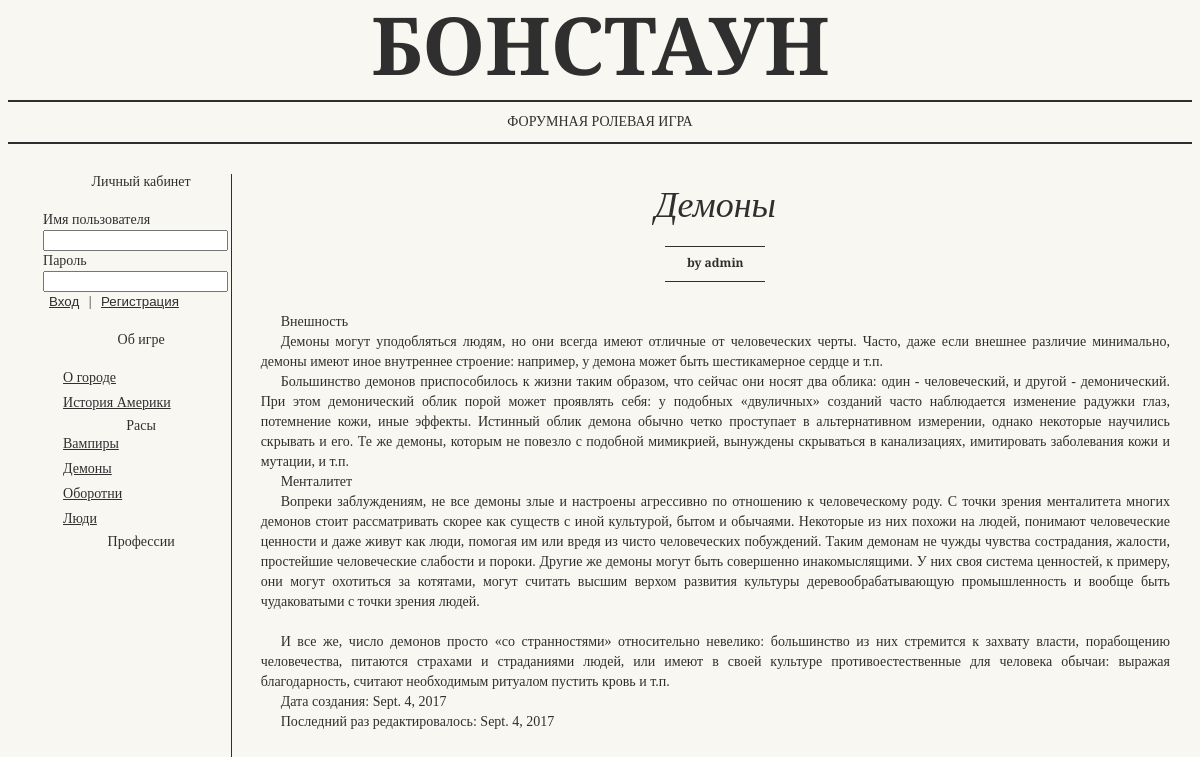
The page /articles/4 on the database its author committed.
### bonssite/models.py (models this page shows, shortened)
class Section(models.Model):
    title = models.CharField(max_length=200);
    def get_section_articles(self):
        return Article.objects.filter(section=self.id);

class Article(models.Model):
    title = models.CharField(max_length=200);
    description = models.TextField();
    content = HTMLField();
    author = models.ForeignKey(User);
    section = models.ForeignKey(Section);
    creationDate = models.DateField();
    lastEditDate = models.DateField();

### bonssite/views.py (the view)
# urls.py: url(r'^articles/(?P<article_id>[0-9]+)/?$', views.article, name='article'),
def article(request, article_id):
    article = get_object_or_404(Article, id=article_id);
    context = {
        'sections': sections,
        'article' : article,
        'user': auth.get_user(request)
    }
    return render(request, "bonssite/article.html", context);

### bonssite/templates/bonssite/article.html (shortened to what this page needs)
{%  extends 'bonssite/common/top.html' %}
{% block content %}
    <div class="collumns">
        <div class="collumn size4">
            <div class="head">
                <span class="headline hl3">{{ article.title }}</span>
                <p><span class="headline hl4">by {{ article.author.username }}</span></p>
            </div>
            <p>{{ article.content|safe }}</p>
            <p>Дата создания: {{ article.creationDate }}</p>
            <p>Последний раз редактировалось: {{ article.creationDate }}</p>
        </div>
    </div>
{% endblock %}

### bonssite/templates/bonssite/common/top.html (shortened to what this page needs)
{% load staticfiles %}
<!DOCTYPE html>
<html>
   <head>
       <link href="{% static 'bonssite/common.css' %}" rel="stylesheet"/>
   </head>
   <body>
      <div class="head">
         <div class="headerobjectswrapper">
            <header>Бонстаун</header>
         </div>
         <div class="subhead">Форумная ролевая игра</div>
      </div>
      <div class="content">
            <div class="menu">
                <div id="user">
                    <p><span class="headline">Личный кабинет</span></p>
                    <p>
                    {% if user.is_authenticated %}
                        <a href="{% url 'logout' %}">Выйти ({{ user.username }})</a>
                    {% else %}
                         <form action="/login/" method="post">
                         <div>
                            <label for="username">Имя пользователя</label>
                            <input type="text" name="username" id="username" {% if username %}value="{{ username }}"{% endif %}/>
                         </div>
                        <div>
                            <label for="password">Пароль</label>
                            <input type="password" name="password" id="password" {% if password %}value="{{ password }}"{% endif %}/>
                        </div>
                         <div>
                            <input class="link" type="submit" name="action" value="Вход"/> |
                            <input class="link" type="submit" name="action" value="Регистрация"/>
                         </div>
                    </form>
                    {% endif %}
                    </p>
                </div>
                {% for section in sections %}
                    <p><span class="headline">{{ section.title }}</span></p>
                        {% for article in section.get_section_articles %}
                            <p class="small"><a href="{% url 'article' article.id %}"> {{ article.title }} </a></p>
                        {% endfor %}
                {% endfor %}
            </div>
          {% block content %}{% endblock %}
      </div>
   </body>
</html>

### bonssite/static/bonssite/common.css (style rules this page uses)
body { font-family: 'Droid Serif', serif; font-size: 14px; color: #2f2f2f; background-color: #f9f7f1; }
header { font-family: 'Playfair Display', serif; font-weight: 900; font-size: 80px; text-transform: uppercase; display: inline-block; line-height: 72px; margin-bottom: 20px; }
a, a:link, a:visited, input[type=submit].link, input[type=submit].link:focus { color: #2f2f2f; background-color: #f9f7f1; display: inline; border: none; text-decoration: underline; outline: none; }
p { margin-top: 0; margin-bottom: 20px; }
p.small { margin-top: 0; margin-bottom: 5px; }
.head { text-align: center; position: relative; }
.subhead { text-transform: uppercase; border-bottom: 2px solid #2f2f2f; border-top: 2px solid #2f2f2f; padding: 12px 0 12px 0; }
.content { font-size: 0; line-height: 0; word-spacing: -.31em; display: inline-block; margin: 30px 2% 0 2%; }
.collumns { display:inline-block; width: 80%; padding-left: 20px; }
.collumn, .menu { font-size: 14px; line-height: 20px; width: 22.5%; display: inline-block; padding: 0 1% 0 1%; vertical-align: top; margin-bottom: 50px; transition: all .7s; }
.menu { border-right: 1px solid #2f2f2f; height: 100vh; width: 15.5%; }
.collumn.size4 { width: 100.0%; }
.collumn .headline, .menu .headline { text-align: center; line-height: normal; font-family: 'Playfair Display', serif; display: block; margin: 0 auto; }
.collumn .headline.hl3, .menu .headline.h13 { font-weight: 400; font-style: italic; font-size: 36px; box-sizing: border-box; padding: 10px 0 10px 0; }
.collumn .headline.hl4, .menu .headline.h14 { font-weight: 700; font-size: 12px; box-sizing: border-box; padding: 10px 0 10px 0; }
.collumn .headline.hl4:before, .menu .headline.h14:before { border-top: 1px solid #2f2f2f; content: ''; width: 100px; height: 7px; display: block; margin: 0 auto; }
.collumn .headline.hl4:after, .menu .headline.h14:after { border-bottom: 1px solid #2f2f2f; content: ''; width: 100px; height: 10px; display: block; margin: 0 auto; }
p + p, img + p, p + img { margin: 0; }
p { text-indent: 20px; text-align: justify; }
@media only all and (max-width: 1200px) { .collumn { width: 31%; } }

### rows shown on the page
Section: title "Об игре"
Article: title "О городе"
Article: title "История Америки"
Section: title "Расы"
Article: title "Вампиры"
Article: title "Демоны", author.username "admin", content "Внешность Демоны могут уподобляться людям, но они всегда имеют отличные от человеческих черты. Часто, даже если внешнее различие минимально, демоны имеют иное внутреннее строение: например, у демона может быть шестикамерное сердце и т.п. Большинство демонов приспособилось к жизни таким образом, что сейчас они носят два облика: один - человеческий, и другой - демонический. При этом демонический облик порой может проявлять себя: у подобных «двуличных» созданий часто наблюдается изменение радужки глаз, потемнение кожи, иные эффекты. Истинный облик демона обычно четко проступает в альтернативном измерении, однако некоторые научились скрывать и его. Те же демоны, которым не повезло с подобной…", creationDate "Sept. 4, 2017"
Article: title "Оборотни"
Article: title "Люди"
Section: title "Профессии"
